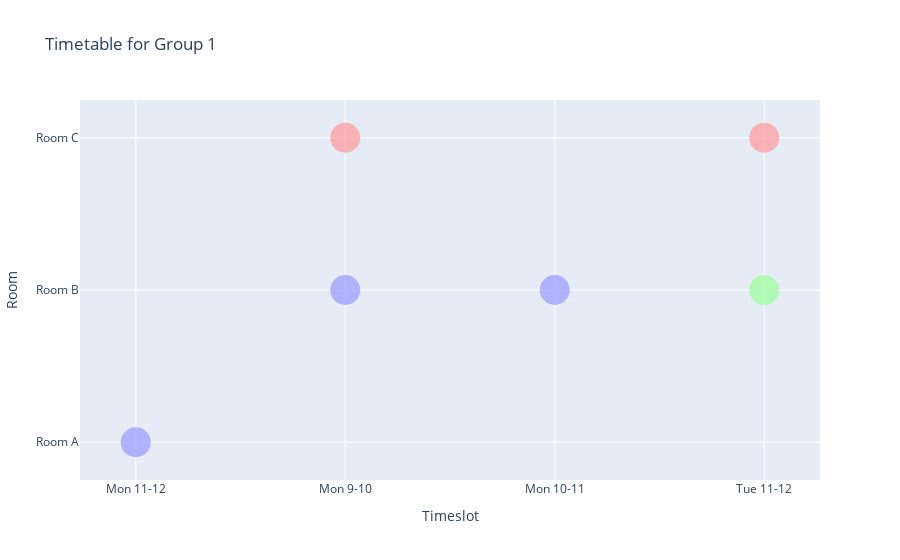

The code cell stored with this chart in its notebook:
### Code cell
import plotly.graph_objects as go
import numpy as np
import random

# Sample data
rooms = ['Room A', 'Room B', 'Room C']
timeslots = ['Mon 9-10', 'Mon 10-11', 'Mon 11-12', 'Tue 9-10', 'Tue 10-11', 'Tue 11-12']
student_groups = ['Group 1', 'Group 2', 'Group 3']
lecturers = ['Prof A', 'Prof B', 'Prof C']
courses = ['Course 1', 'Course 2', 'Course 3', 'Course 4', 'Course 5', 'Course 6']

# Dummy chromosome (2D array: rows = rooms, columns = timeslots)
chromosome = np.empty((len(rooms), len(timeslots)), dtype=object)

# Assume the chromosome contains indices mapping to events (events correspond to course and lecturer)
events_list = [{'course': random.choice(courses), 'lecturer': random.choice(lecturers)} for _ in range(6)]

# Sample function to create a chromosome
def create_chromosome():
    unassigned_events = []
    for idx, event in enumerate(events_list):
        valid_slots = []
        for room_idx, room in enumerate(rooms):
            for i in range(len(timeslots)):
                if chromosome[room_idx, i] is None:  # Check if slot is available
                    valid_slots.append((room_idx, i))

        if len(valid_slots) > 0:
            row, col = random.choice(valid_slots)
            chromosome[row, col] = idx
        else:
            unassigned_events.append(idx)  # Handle unassigned events if needed
    return chromosome

chromosome = create_chromosome()

# Plot the timetable per student group
def plot_timetable_for_student_group(group_name, chromosome):
    fig = go.Figure()

    for room_idx, room in enumerate(rooms):
        for timeslot_idx, timeslot in enumerate(timeslots):
            event_idx = chromosome[room_idx, timeslot_idx]
            if event_idx is not None:
                event = events_list[event_idx]
                course = event['course']
                lecturer = event['lecturer']
                # Add a colored rectangle for the timeslot
                fig.add_trace(go.Scatter(
                    x=[timeslot], 
                    y=[room], 
                    text=f"Course: {course}<br>Room: {room}<br>Lecturer: {lecturer}",
                    mode='markers',
                    marker=dict(size=30, color=random.choice(['#FF9999', '#99FF99', '#9999FF']), opacity=0.7),
                    hoverinfo='text'
                ))

    # Add titles and labels
    fig.update_layout(
        title=f"Timetable for {group_name}",
        xaxis_title="Timeslot",
        yaxis_title="Room",
        xaxis=dict(tickvals=timeslots, ticktext=timeslots, type='category'),
        yaxis=dict(tickvals=rooms, ticktext=rooms, type='category'),
        showlegend=False
    )

    fig.show()

# Visualize timetable for one of the student groups
plot_timetable_for_student_group('Group 1', chromosome)

### Figure 1 — Plotly figure (JSON) as saved in the notebook; plotly's stock layout.template omitted (floating-point values rounded to 4 significant figures)
{"data": [{"hoverinfo": "text", "marker": {"color": "#9999FF", "opacity": 0.7, "size": 30}, "mode": "markers", "text": "Course: Course 3<br>Room: Room A<br>Lecturer: Prof A", "type": "scatter", "x": ["Mon 11-12"], "y": ["Room A"]}, {"hoverinfo": "text", "marker": {"color": "#9999FF", "opacity": 0.7, "size": 30}, "mode": "markers", "text": "Course: Course 6<br>Room: Room B<br>Lecturer: Prof C", "type": "scatter", "x": ["Mon 9-10"], "y": ["Room B"]}, {"hoverinfo": "text", "marker": {"color": "#9999FF", "opacity": 0.7, "size": 30}, "mode": "markers", "text": "Course: Course 5<br>Room: Room B<br>Lecturer: Prof B", "type": "scatter", "x": ["Mon 10-11"], "y": ["Room B"]}, {"hoverinfo": "text", "marker": {"color": "#99FF99", "opacity": 0.7, "size": 30}, "mode": "markers", "text": "Course: Course 2<br>Room: Room B<br>Lecturer: Prof B", "type": "scatter", "x": ["Tue 11-12"], "y": ["Room B"]}, {"hoverinfo": "text", "marker": {"color": "#FF9999", "opacity": 0.7, "size": 30}, "mode": "markers", "text": "Course: Course 2<br>Room: Room C<br>Lecturer: Prof A", "type": "scatter", "x": ["Mon 9-10"], "y": ["Room C"]}, {"hoverinfo": "text", "marker": {"color": "#FF9999", "opacity": 0.7, "size": 30}, "mode": "markers", "text": "Course: Course 2<br>Room: Room C<br>Lecturer: Prof A", "type": "scatter", "x": ["Tue 11-12"], "y": ["Room C"]}], "layout": {"showlegend": false, "title": {"text": "Timetable for Group 1"}, "xaxis": {"ticktext": ["Mon 9-10", "Mon 10-11", "Mon 11-12", "Tue 9-10", "Tue 10-11", "Tue 11-12"], "tickvals": ["Mon 9-10", "Mon 10-11", "Mon 11-12", "Tue 9-10", "Tue 10-11", "Tue 11-12"], "title": {"text": "Timeslot"}, "type": "category"}, "yaxis": {"ticktext": ["Room A", "Room B", "Room C"], "tickvals": ["Room A", "Room B", "Room C"], "title": {"text": "Room"}, "type": "category"}}}
